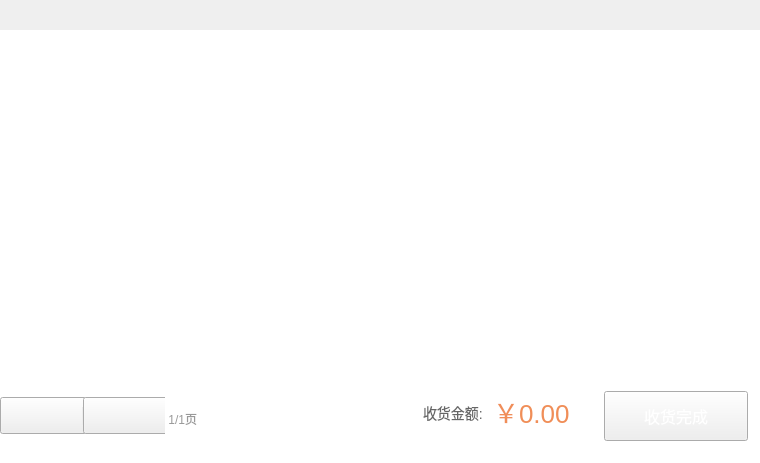
<?xml version="1.0" encoding="UTF-8"?>
<ui version="4.0">
 <class>ReceiveOrderGoodsWidget</class>
 <widget class="QWidget" name="ReceiveOrderGoodsWidget">
  <property name="geometry">
   <rect>
    <x>0</x>
    <y>0</y>
    <width>760</width>
    <height>463</height>
   </rect>
  </property>
  <property name="windowTitle">
   <string>Form</string>
  </property>
  <layout class="QVBoxLayout" name="verticalLayout">
   <property name="spacing">
    <number>0</number>
   </property>
   <property name="leftMargin">
    <number>0</number>
   </property>
   <property name="topMargin">
    <number>0</number>
   </property>
   <property name="rightMargin">
    <number>0</number>
   </property>
   <property name="bottomMargin">
    <number>0</number>
   </property>
   <item>
    <widget class="ReceiveOrderGoodsTitleWidget" name="titleWidget" native="true">
     <property name="minimumSize">
      <size>
       <width>0</width>
       <height>30</height>
      </size>
     </property>
     <property name="maximumSize">
      <size>
       <width>16777215</width>
       <height>30</height>
      </size>
     </property>
    </widget>
   </item>
   <item>
    <widget class="ReceiveOrderGoodsListView" name="listView">
     <property name="styleSheet">
      <string notr="true">QListView{
	border:none;
}</string>
     </property>
    </widget>
   </item>
   <item>
    <widget class="QWidget" name="bottomWidget" native="true">
     <property name="minimumSize">
      <size>
       <width>0</width>
       <height>74</height>
      </size>
     </property>
     <property name="maximumSize">
      <size>
       <width>16777215</width>
       <height>74</height>
      </size>
     </property>
     <property name="styleSheet">
      <string notr="true">QWidget#bottomWidget{
	background-color:#ffffff;
}</string>
     </property>
     <layout class="QHBoxLayout" name="horizontalLayout_4">
      <property name="spacing">
       <number>20</number>
      </property>
      <property name="leftMargin">
       <number>0</number>
      </property>
      <property name="topMargin">
       <number>0</number>
      </property>
      <property name="rightMargin">
       <number>12</number>
      </property>
      <property name="bottomMargin">
       <number>20</number>
      </property>
      <item>
       <widget class="QWidget" name="leftWidget" native="true">
        <property name="minimumSize">
         <size>
          <width>200</width>
          <height>0</height>
         </size>
        </property>
        <property name="maximumSize">
         <size>
          <width>200</width>
          <height>16777215</height>
         </size>
        </property>
        <layout class="QHBoxLayout" name="horizontalLayout_2">
         <property name="spacing">
          <number>0</number>
         </property>
         <property name="leftMargin">
          <number>0</number>
         </property>
         <property name="topMargin">
          <number>0</number>
         </property>
         <property name="rightMargin">
          <number>0</number>
         </property>
         <property name="bottomMargin">
          <number>0</number>
         </property>
         <item>
          <widget class="QWidget" name="widget_4" native="true">
           <layout class="QHBoxLayout" name="horizontalLayout_3">
            <property name="spacing">
             <number>0</number>
            </property>
            <property name="leftMargin">
             <number>0</number>
            </property>
            <property name="topMargin">
             <number>0</number>
            </property>
            <property name="rightMargin">
             <number>0</number>
            </property>
            <property name="bottomMargin">
             <number>0</number>
            </property>
            <item>
             <widget class="QPushButton" name="lastPageButton">
              <property name="minimumSize">
               <size>
                <width>87</width>
                <height>37</height>
               </size>
              </property>
              <property name="maximumSize">
               <size>
                <width>87</width>
                <height>37</height>
               </size>
              </property>
              <property name="styleSheet">
               <string notr="true">QPushButton
{
	border-image: url(:/saleImage/btn-up-nomal.png);
}

QPushButton:pressed
{
	border-image: url(:/saleImage/btn-up-pess.png);
}

QPushButton:disabled
{
border-image: url(:/saleImage/btn-up-disable.png);
}</string>
              </property>
              <property name="text">
               <string/>
              </property>
             </widget>
            </item>
            <item>
             <widget class="QWidget" name="widget_3" native="true">
              <property name="minimumSize">
               <size>
                <width>1</width>
                <height>18</height>
               </size>
              </property>
              <property name="maximumSize">
               <size>
                <width>1</width>
                <height>18</height>
               </size>
              </property>
              <property name="styleSheet">
               <string notr="true">border: 1px solid #ededed;</string>
              </property>
             </widget>
            </item>
            <item>
             <widget class="QPushButton" name="nextPageButton">
              <property name="minimumSize">
               <size>
                <width>87</width>
                <height>37</height>
               </size>
              </property>
              <property name="maximumSize">
               <size>
                <width>87</width>
                <height>37</height>
               </size>
              </property>
              <property name="styleSheet">
               <string notr="true">QPushButton{
	border-image: url(:/saleImage/btn-down-nomal.png);
}

QPushButton:pressed{
	border-image: url(:/saleImage/btn-down-pess.png);
}

QPushButton:disabled{
	border-image: url(:/saleImage/btn-down-disabled.png);
}</string>
              </property>
              <property name="text">
               <string/>
              </property>
             </widget>
            </item>
           </layout>
          </widget>
         </item>
         <item>
          <widget class="QLabel" name="pageLabel">
           <property name="styleSheet">
            <string notr="true">font-size:12px;
color:#999999;
font-family:&quot;微软雅黑&quot;;
padding-top:6px;</string>
           </property>
           <property name="text">
            <string>1/1页</string>
           </property>
           <property name="alignment">
            <set>Qt::AlignRight|Qt::AlignTrailing|Qt::AlignVCenter</set>
           </property>
          </widget>
         </item>
        </layout>
       </widget>
      </item>
      <item>
       <widget class="QWidget" name="rightWidget" native="true">
        <layout class="QHBoxLayout" name="horizontalLayout">
         <property name="spacing">
          <number>0</number>
         </property>
         <property name="leftMargin">
          <number>0</number>
         </property>
         <property name="topMargin">
          <number>0</number>
         </property>
         <property name="rightMargin">
          <number>0</number>
         </property>
         <property name="bottomMargin">
          <number>0</number>
         </property>
         <item>
          <spacer name="horizontalSpacer">
           <property name="orientation">
            <enum>Qt::Horizontal</enum>
           </property>
           <property name="sizeHint" stdset="0">
            <size>
             <width>40</width>
             <height>20</height>
            </size>
           </property>
          </spacer>
         </item>
         <item>
          <widget class="QLabel" name="label">
           <property name="styleSheet">
            <string notr="true">font-size:14px;
color:#666666;
font-family:&quot;微软雅黑&quot;;
padding-bottom:6px;</string>
           </property>
           <property name="text">
            <string>收货金额:</string>
           </property>
          </widget>
         </item>
         <item>
          <widget class="QLabel" name="sumPriceLabel">
           <property name="styleSheet">
            <string notr="true">font-size:26px;
color:#f08e58;
font-family:&quot;微软雅黑&quot;;
padding-bottom:9px;</string>
           </property>
           <property name="text">
            <string>￥0.00</string>
           </property>
          </widget>
         </item>
         <item>
          <widget class="QLabel" name="sumNumberLabel">
           <property name="styleSheet">
            <string notr="true">font-size:12px;
color:#999999;
font-family:&quot;微软雅黑&quot;;</string>
           </property>
           <property name="text">
            <string/>
           </property>
          </widget>
         </item>
        </layout>
       </widget>
      </item>
      <item>
       <widget class="QPushButton" name="confirmButton">
        <property name="minimumSize">
         <size>
          <width>144</width>
          <height>50</height>
         </size>
        </property>
        <property name="maximumSize">
         <size>
          <width>144</width>
          <height>50</height>
         </size>
        </property>
        <property name="styleSheet">
         <string notr="true">QPushButton{
	font-size:16px;
	color:#ffffff;
	font-family:&quot;微软雅黑&quot;;	
	border-image: url(:/orderGoodsImage/orangeRect.png);
}

QPushButton:pressed{
	border-image: url(:/orderGoodsImage/orangeRect_press.png);
}
</string>
        </property>
        <property name="text">
         <string>收货完成</string>
        </property>
       </widget>
      </item>
     </layout>
    </widget>
   </item>
  </layout>
 </widget>
 <customwidgets>
  <customwidget>
   <class>ReceiveOrderGoodsTitleWidget</class>
   <extends>QWidget</extends>
   <header>ReceiveOrderGoodsTitleWidget.h</header>
   <container>1</container>
  </customwidget>
  <customwidget>
   <class>ReceiveOrderGoodsListView</class>
   <extends>QListView</extends>
   <header>ReceiveOrderGoodsListView.h</header>
  </customwidget>
 </customwidgets>
 <resources/>
 <connections/>
</ui>
